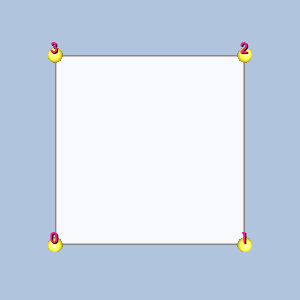

Write the Python code that produced this figure.
#!/usr/bin/env python

# Render a single quad linear cell with vertex-ordering labels and
# gold sphere glyphs at the vertices.

# Factory overrides: importing these modules registers the OpenGL rendering
# and interaction style implementations for vtkRenderingCore factory classes.
import vtkmodules.vtkInteractionStyle  # noqa: F401
import vtkmodules.vtkRenderingOpenGL2  # noqa: F401
# VTK pipeline classes used in this example
from vtkmodules.vtkCommonCore import vtkPoints
from vtkmodules.vtkCommonDataModel import (
    vtkQuad,
    vtkUnstructuredGrid,
)
from vtkmodules.vtkFiltersSources import vtkSphereSource
from vtkmodules.vtkRenderingCore import (
    vtkActor,
    vtkActor2D,
    vtkDataSetMapper,
    vtkGlyph3DMapper,
    vtkProperty,
    vtkRenderWindow,
    vtkRenderWindowInteractor,
    vtkRenderer,
    vtkTextProperty,
)
from vtkmodules.vtkRenderingLabel import vtkLabeledDataMapper

# Colors (normalized RGB)
dark_salmon_rgb = (0.914, 0.588, 0.478)
seashell_rgb = (1.0, 0.961, 0.933)
gold_rgb = (1.0, 0.843, 0.0)
yellow_rgb = (1.0, 1.0, 0.0)
deep_pink_rgb = (1.0, 0.078, 0.576)
background_rgb = (0.690, 0.769, 0.871)

# Cell: Quad
cell = vtkQuad()
cell.GetPoints().SetPoint(0, 0, 0, 0)
cell.GetPoints().SetPoint(1, 1, 0, 0)
cell.GetPoints().SetPoint(2, 1, 1, 0)
cell.GetPoints().SetPoint(3, 0, 1, 0)
for i in range(4):
    cell.GetPointIds().SetId(i, i)

# Unstructured grid
grid = vtkUnstructuredGrid()
grid.SetPoints(cell.GetPoints())
grid.InsertNextCell(cell.GetCellType(), cell.GetPointIds())

# Center the cell at the origin
bounds = grid.GetBounds()
pts = grid.GetPoints()
new_pts = vtkPoints()
new_pts.SetNumberOfPoints(pts.GetNumberOfPoints())
for i in range(pts.GetNumberOfPoints()):
    px, py, pz = pts.GetPoint(i)
    new_pts.SetPoint(i, px - (bounds[0] + bounds[1]) / 2.0,
                     py - (bounds[2] + bounds[3]) / 2.0,
                     pz - (bounds[4] + bounds[5]) / 2.0)
grid.SetPoints(new_pts)

# Cell surface property
cell_surface_property = vtkProperty()
cell_surface_property.SetAmbientColor(dark_salmon_rgb)
cell_surface_property.SetDiffuseColor(seashell_rgb)
cell_surface_property.SetSpecularColor(1.0, 1.0, 1.0)
cell_surface_property.SetSpecular(0.5)
cell_surface_property.SetDiffuse(0.7)
cell_surface_property.SetAmbient(0.5)
cell_surface_property.SetSpecularPower(20.0)
cell_surface_property.SetOpacity(0.9)
cell_surface_property.EdgeVisibilityOn()
cell_surface_property.SetLineWidth(3)

mapper = vtkDataSetMapper()
mapper.SetInputData(grid)
actor = vtkActor()
actor.SetMapper(mapper)
actor.SetProperty(cell_surface_property)

# Vertex labels
label_text_property = vtkTextProperty()
label_text_property.BoldOn()
label_text_property.ShadowOn()
label_text_property.SetJustificationToCentered()
label_text_property.SetColor(deep_pink_rgb)
label_text_property.SetFontSize(14)

label_mapper = vtkLabeledDataMapper()
label_mapper.SetInputData(grid)
label_mapper.SetLabelTextProperty(label_text_property)
label_actor = vtkActor2D()
label_actor.SetMapper(label_mapper)

# Vertex glyphs: gold spheres
sphere = vtkSphereSource()
sphere.SetPhiResolution(21)
sphere.SetThetaResolution(21)
sphere.SetRadius(0.04)

glyph_mapper = vtkGlyph3DMapper()
glyph_mapper.SetInputData(grid)
glyph_mapper.SetSourceConnection(sphere.GetOutputPort())
glyph_mapper.ScalingOn()
glyph_mapper.ScalarVisibilityOff()

point_glyph_property = vtkProperty()
point_glyph_property.SetAmbientColor(gold_rgb)
point_glyph_property.SetDiffuseColor(yellow_rgb)
point_glyph_property.SetSpecularColor(1.0, 1.0, 1.0)
point_glyph_property.SetSpecular(0.5)
point_glyph_property.SetDiffuse(0.7)
point_glyph_property.SetAmbient(0.5)
point_glyph_property.SetSpecularPower(20.0)
point_glyph_property.SetOpacity(1.0)

glyph_actor = vtkActor()
glyph_actor.SetMapper(glyph_mapper)
glyph_actor.SetProperty(point_glyph_property)

# Renderer: assemble the scene and configure the camera
renderer = vtkRenderer()
renderer.AddActor(actor)
renderer.AddActor(label_actor)
renderer.AddActor(glyph_actor)
renderer.SetBackground(background_rgb)

# Window
render_window = vtkRenderWindow()
render_window.AddRenderer(renderer)
render_window.SetWindowName("linear cell quad")
render_window.SetMultiSamples(0)
render_window.SetSize(300, 300)

# Interactor
render_window_interactor = vtkRenderWindowInteractor()
render_window_interactor.SetRenderWindow(render_window)

# Scene: configure the camera
renderer.ResetCamera()

render_window_interactor.Initialize()
render_window_interactor.Start()
